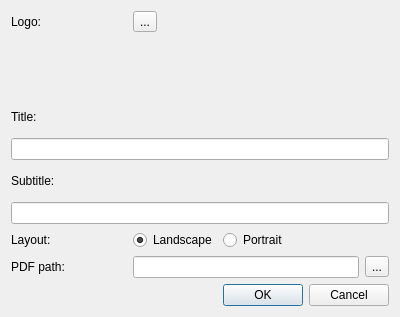
<?xml version="1.0" encoding="UTF-8"?>
<ui version="4.0">
 <class>Dialog</class>
 <widget class="QDialog" name="Dialog">
  <property name="geometry">
   <rect>
    <x>0</x>
    <y>0</y>
    <width>400</width>
    <height>317</height>
   </rect>
  </property>
  <property name="windowTitle">
   <string>Dialog</string>
  </property>
  <layout class="QGridLayout" name="gridLayout">
   <item row="0" column="0">
    <widget class="QLabel" name="label_2">
     <property name="text">
      <string>Logo:</string>
     </property>
    </widget>
   </item>
   <item row="0" column="1">
    <widget class="QToolButton" name="toolButton">
     <property name="text">
      <string>...</string>
     </property>
    </widget>
   </item>
   <item row="1" column="0">
    <widget class="QLabel" name="label">
     <property name="maximumSize">
      <size>
       <width>161</width>
       <height>111</height>
      </size>
     </property>
     <property name="text">
      <string/>
     </property>
     <property name="scaledContents">
      <bool>true</bool>
     </property>
    </widget>
   </item>
   <item row="2" column="0" colspan="4">
    <layout class="QVBoxLayout" name="verticalLayout">
     <item>
      <widget class="QLabel" name="label_3">
       <property name="text">
        <string>Title:</string>
       </property>
      </widget>
     </item>
     <item>
      <widget class="QLineEdit" name="lineEdit"/>
     </item>
    </layout>
   </item>
   <item row="3" column="0" colspan="4">
    <layout class="QVBoxLayout" name="verticalLayout_2">
     <item>
      <widget class="QLabel" name="label_4">
       <property name="text">
        <string>Subtitle:</string>
       </property>
      </widget>
     </item>
     <item>
      <widget class="QLineEdit" name="lineEdit_2"/>
     </item>
    </layout>
   </item>
   <item row="4" column="0">
    <widget class="QLabel" name="label_5">
     <property name="text">
      <string>Layout:</string>
     </property>
    </widget>
   </item>
   <item row="4" column="1">
    <widget class="QRadioButton" name="radioButton">
     <property name="text">
      <string>Landscape</string>
     </property>
     <property name="checked">
      <bool>true</bool>
     </property>
    </widget>
   </item>
   <item row="4" column="2">
    <widget class="QRadioButton" name="radioButton_2">
     <property name="text">
      <string>Portrait</string>
     </property>
    </widget>
   </item>
   <item row="5" column="0">
    <widget class="QLabel" name="label_7">
     <property name="text">
      <string>PDF path:</string>
     </property>
    </widget>
   </item>
   <item row="5" column="1" colspan="2">
    <widget class="QLineEdit" name="lineEdit_3">
     <property name="readOnly">
      <bool>true</bool>
     </property>
    </widget>
   </item>
   <item row="5" column="3">
    <widget class="QToolButton" name="toolButton_2">
     <property name="text">
      <string>...</string>
     </property>
    </widget>
   </item>
   <item row="6" column="2" colspan="2">
    <widget class="QDialogButtonBox" name="buttonBox">
     <property name="orientation">
      <enum>Qt::Horizontal</enum>
     </property>
     <property name="standardButtons">
      <set>QDialogButtonBox::Cancel|QDialogButtonBox::Ok</set>
     </property>
    </widget>
   </item>
  </layout>
 </widget>
 <resources/>
 <connections>
  <connection>
   <sender>buttonBox</sender>
   <signal>accepted()</signal>
   <receiver>Dialog</receiver>
   <slot>accept()</slot>
   <hints>
    <hint type="sourcelabel">
     <x>248</x>
     <y>254</y>
    </hint>
    <hint type="destinationlabel">
     <x>157</x>
     <y>274</y>
    </hint>
   </hints>
  </connection>
  <connection>
   <sender>buttonBox</sender>
   <signal>rejected()</signal>
   <receiver>Dialog</receiver>
   <slot>reject()</slot>
   <hints>
    <hint type="sourcelabel">
     <x>316</x>
     <y>260</y>
    </hint>
    <hint type="destinationlabel">
     <x>286</x>
     <y>274</y>
    </hint>
   </hints>
  </connection>
 </connections>
</ui>
